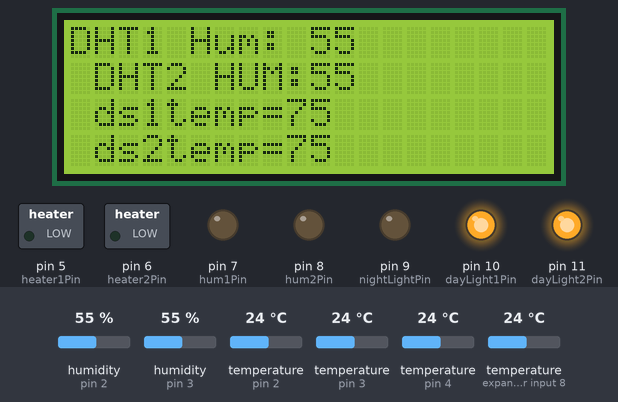
Bench run of a sketch on a simulated Arduino Uno, built with avr-gcc and run on an emulated ATmega328P. On the bench: 20×4 character LCD, switched loads named in the sketch (green lamp = pin HIGH), output pins drawn as LEDs (lit = HIGH). The test bench sets the inputs (shaded band); at power-on: humidity (sensors on pin 2, pin 3) 55 %, temperature (sensors on pin 4, expander input 8, pin 2, pin 3) 24 °C. The local clock reads 2024-03-15 10:24:30 at power-on unless the sketch sets it.

Above: at 22.2 s.
22.3 s: humidity (sensor on pin 2) set to 22 %
At 31.8 s:
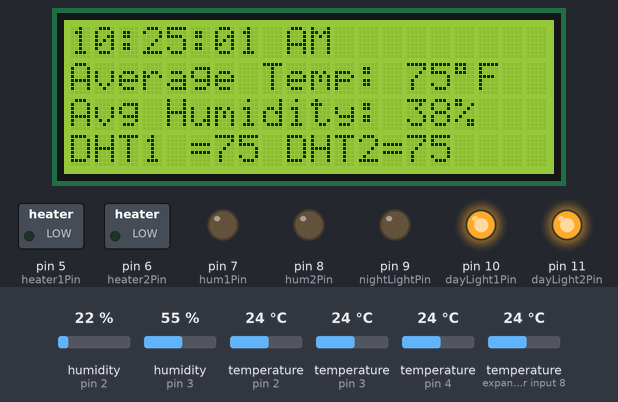
37.7 s: humidity (sensor on pin 3) set to 22 %
At 47.6 s:
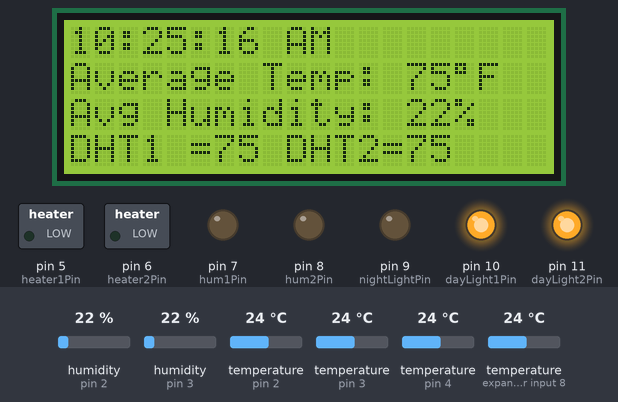
53.0 s: temperature (sensor on pin 4) set to 12 °C
At 62.3 s:
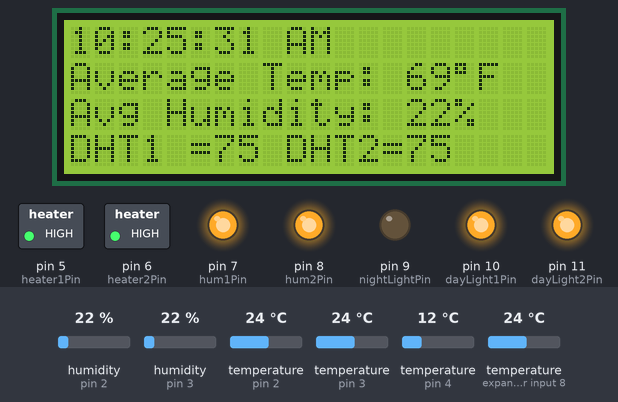
73.5 s: temperature (sensor on expander input 8) set to 12 °C
At 83.6 s:
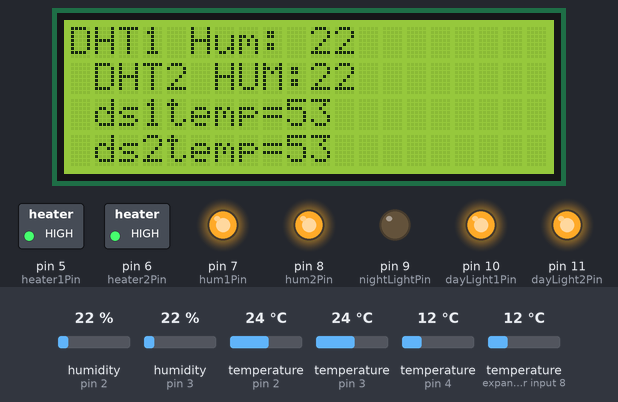
Timing chart, 0 to 84.8 s (numbered marks = the images above; inputs shaded):
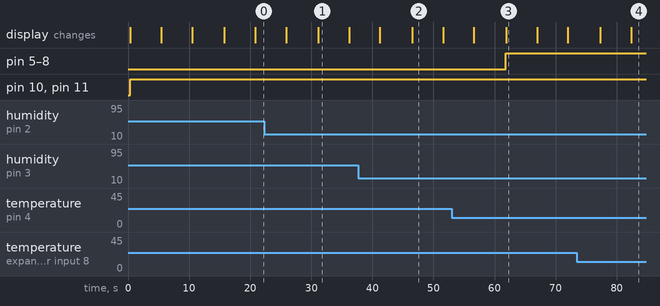

The sketch:

Mos_Tank_V2.ino
```cpp
#include <DS3232RTC.h>
#include <OneWire.h>
#include <DallasTemperature.h>
#include <Wire.h>
#include <LCD.h>
#include <LiquidCrystal_I2C.h>
#include <TimeLib.h>
#include "DHT.h"


#define DHT1PIN 2
#define DHT2PIN 3
#define DHT1TYPE DHT22
#define DHT2TYPE DHT22
#define DS3231_I2C_ADDRESS 0x68
#define ONE_WIRE_BUS 4
#define I2C_ADDR    0x27
#define BACKLIGHT_PIN  3
#define En_pin  2
#define Rw_pin  1
#define Rs_pin  0
#define D4_pin  4
#define D5_pin  5
#define D6_pin  6
#define D7_pin  7

#define  LED_OFF  0
#define  LED_ON  1

////////////DS18 stuff
//VCC-BL/WH
//gnd-BL
//data-brn
OneWire oneWire(ONE_WIRE_BUS);
DallasTemperature sensors(&oneWire);
DeviceAddress Probe01 = { 0x28, 0xFF, 0x42, 0x37, 0x63, 0x16, 0x03, 0x09 }; //The DS18B20 address
DeviceAddress Probe02 = { 0x28, 0xFF, 0x13, 0xDC, 0x61, 0x16, 0x03, 0xC3 };
// Start the LCD display library
LiquidCrystal_I2C  lcd(I2C_ADDR,En_pin,Rw_pin,Rs_pin,D4_pin,D5_pin,D6_pin,D7_pin, BACKLIGHT_PIN, POSITIVE);

/////DS3231 Stuff

/////DHT11 Stuff
//VCC-GR/WH
//GND-GR
//DAT-BR
DHT dht1(DHT1PIN, DHT1TYPE);
DHT dht2(DHT2PIN, DHT2TYPE);


//////Other Stuff
//digital pins
const byte heater1Pin = 5; //heater 1
const byte heater2Pin = 6; //heater 2
const byte hum1Pin = 7; //humdity 1
const byte hum2Pin = 8; //humidty 2
const byte nightLightPin = 9; //night light
const byte dayLight1Pin = 10; //day light 1
const byte dayLight2Pin = 11; //day light 2

//timers
const int Day1_On_Hour = 7;
const int Day1_On_Minute = 1;
const int Day1_Off_Hour = 21;
const int Day1_Off_Minute = 2;
const int Day2_On_Hour = 7;
const int Day2_On_Minute = 30;
const int Day2_Off_Hour = 20;
const int Day2_Off_Minute = 30;
const int Night_On_Hour = 21;
const int Night_On_Minute = 30;

const float Day1_On_Hour_Minute = hourMinuteToHour(Day1_On_Hour, Day1_On_Minute);
const float Day1_Off_Hour_Minute = hourMinuteToHour(Day1_Off_Hour, Day1_Off_Minute);
const float Day2_On_Hour_Minute = hourMinuteToHour(Day2_On_Hour, Day2_On_Minute);
const float Day2_Off_Hour_Minute = hourMinuteToHour(Day2_Off_Hour, Day2_Off_Minute);
const float Night_On_Hour_Minute = hourMinuteToHour(Night_On_Hour, Night_On_Minute);
float currentHourMinute;

//temp settings
byte tempSetting = 70;
byte humSetting = 70;
byte dayTempSetting = 95;
byte nightTempSetting= 80;
byte dayHumSetting = 75;
byte nightHumSetting = 70;
byte maxTempSetting = 110;
byte myHour, mySecond, myMinute;

int temptemp, ds1temp, ds2temp, dhttemp1, dhttemp2, dhthum1, dhthum2, m;

unsigned long currentMillis, previousMillisTemp, previousMillisHumidity, previousMillisDisplay;
const unsigned int minCycleTime = 120000;
const unsigned int displayCycleTime = 120000;
float avgHum, avgTemp;

bool clockOk=true;
bool dl1, dl2, nl1, h1, h2, hum1, hum2;

float hourMinuteToHour(int hour, int minute){
  return hour + minute/60.0f;
}

byte decToBcd(byte val)
{
  return( (val/16*10) + (val%16) );
};

byte bcdToDec(byte val)
{
  return( (val/16*10) + (val%16) );
}

void setup()   /****** SETUP: RUNS ONCE ******/
{
//------- Initialize the Temperature measurement library--------------
  sensors.begin();
  // set the resolution to 10 bit (Can be 9 to 12 bits .. lower is faster)
  sensors.setResolution(Probe01, 10);
  sensors.setResolution(Probe02, 10);


//---------------- Initialize the lcd ------------------
  lcd.begin (20,4);  // 20 characters, 4 lines
  lcd.setBacklightPin(BACKLIGHT_PIN,POSITIVE);
  lcd.setBacklight(HIGH);
  lcd.home ();
  // Switch on the backlight
 // lcd.setBacklightPin(BACKLIGHT_PIN,NEGATIVE);
 // lcd.setBacklight(LED_ON);

  //sync with RTC
  setSyncProvider(RTC.get);
  if(timeStatus() != timeSet)
    lcd.println("Unable to sync with the RTC");
   else
     lcd.println("RTC has set the system time");


  dht1.begin();
  dht2.begin();
  pinMode (heater1Pin, OUTPUT);
  pinMode (heater2Pin, OUTPUT);
  pinMode (hum1Pin, OUTPUT);
  pinMode (hum2Pin, OUTPUT);
  pinMode (nightLightPin, OUTPUT);
  pinMode (dayLight1Pin, OUTPUT);
  pinMode (dayLight2Pin, OUTPUT);
  Serial.begin(115200);
}//--(end setup )---


void loop()   /****** LOOP: RUNS CONSTANTLY ******/
{

  currentMillis = millis();
  sensors.requestTemperatures(); // Send the command to get temperatures
  ds1temp = getTemp(Probe01);
  ds2temp = getTemp(Probe02);
  readDHT();
  heaterControl();
  humidityControl();
  day1LightControl();
  day2LightControl();
  nightLightControl();
  displayStuff();
  picontrol();
}//--(end main loop )---


int getTemp(DeviceAddress deviceAddress)
{

  int tempC = sensors.getTempC(deviceAddress);

   if (tempC == -127.00) // Measurement failed or no device found
   {
    lcd.print("Temperature Error");
   }
   else
   {
   temptemp = DallasTemperature::toFahrenheit(tempC); // Convert to F
   }
   return temptemp;
}


void readDHT(){
   // Reading temperature or humidity takes about 250 milliseconds!
    // Sensor readings may also be up to 2 seconds 'old' (its a very slow sensor)
    int h1 = dht1.readHumidity();
    int t1 = dht1.readTemperature();
    int h2 = dht2.readHumidity();
    int t2 = dht2.readTemperature();
    // check if returns are valid, if they are NaN (not a number) then something went wrong!
    if (isnan(t1) || isnan(h1))
      {
        lcd.print("Failed to read from DHT #1");
      }
    else{
      dhttemp1 = DallasTemperature::toFahrenheit(t1);
      dhthum1 = h1;
    }

     if (isnan(t2) || isnan(h2))
     {
       lcd.println("Failed to read from DHT #2");
     }
     else
     {
       dhttemp2 = DallasTemperature::toFahrenheit(t2);
       dhthum2 = h2;
       }
}

void heaterControl(){
    avgTemp = ((ds1temp + ds2temp + dhttemp1 + dhttemp2)/4);

    if(currentMillis - previousMillisTemp >= minCycleTime){
      if (avgTemp < tempSetting){
        digitalWrite(heater1Pin, HIGH);
        digitalWrite(heater2Pin, HIGH);
        previousMillisTemp = currentMillis;
      }
      else if (avgTemp >= tempSetting){
        digitalWrite(heater1Pin, HIGH);
        digitalWrite(heater2Pin, LOW);
        previousMillisTemp = currentMillis;
      }
      else if (avgTemp >= maxTempSetting){
        digitalWrite(heater1Pin, LOW);
        digitalWrite(heater2Pin, LOW);
        previousMillisTemp = currentMillis;
      }
      else{
        return;
      }
    }
  }

  void humidityControl(){
    avgHum = ((dhthum1 + dhthum2)/2);

    if (currentMillis - previousMillisHumidity >= minCycleTime){
      if( avgHum <= humSetting){
        digitalWrite(hum1Pin, HIGH);
        digitalWrite(hum2Pin, HIGH);
        previousMillisHumidity = currentMillis;
      }
      else if (avgHum > humSetting){
        digitalWrite(hum1Pin, LOW);
        digitalWrite(hum2Pin, LOW);
        previousMillisHumidity = currentMillis;
      }
      else{
        return;
      }
    }
  }

  void displayStuff(){
    lcd.clear();  // Reset the display
    //lcd.home();
    //lcd.backlight();  //Backlight ON if under program control
    lcd.setCursor(0,0);
    checkHour();
    checkDigits(myHour);
    lcd.print(":");
    checkDigits(minute());
    lcd.print(":");
    checkDigits(second());
    lcd.print(" ");
    checkAMPM();
    lcd.setCursor(0,1);
    lcd.print("Average Temp: ");
    lcd.print(avgTemp, 0);
    lcd.print(char(223));
    lcd.print("F ");
    lcd.setCursor(0,2);
    lcd.print("Avg Humidity: ");
    lcd.print(avgHum, 0);
    lcd.print("%");
    lcd.setCursor(0,3);
    lcd.print("DHT1 =");
    lcd.print(dhttemp1);
    lcd.print(" DHT2=");
    lcd.print(dhttemp2);
    delay(5000);
    lcd.clear();
    lcd.setCursor(0,0);
    lcd.print("DHT1 Hum: ");
    lcd.print(dhthum1);
    lcd.setCursor(0,1);
    lcd.print(" DHT2 HUM:");
    lcd.print(dhthum2);
    lcd.setCursor(0,2);
    lcd.print(" ds1temp=");
    lcd.print(ds1temp);
    lcd.setCursor(0,3);
    lcd.print(" ds2temp=");
    lcd.print(ds2temp);
    delay(5000);
    lcd.clear();
    lcd.setCursor(0,0);
    lcd.print("Temp Setting: ");
    lcd.print(tempSetting);
    lcd.setCursor(0,1);
    lcd.print("Hum Setting: ");
    lcd.print(humSetting);
    delay(5000);
  }

  void displaystuff2(){
    Serial.print(dhttemp1);
    Serial.print(" , ");
    Serial.print(dhttemp2);
    Serial.print(" , ");
    Serial.print(dhthum1);
    Serial.print(" , ");
    Serial.print(dhthum2);
    Serial.print(" , ");
    Serial.print(ds1temp);
    Serial.print(" , ");
    Serial.print(ds2temp);
    Serial.print(" , ");
    Serial.print(tempSetting);
    Serial.print(" , ");
Serial.println(humSetting);
  }

 void checkHour(){
   if(hour() <= 12){
     myHour = hour();
   }
   else{
     myHour = hour()-12;
   }
 }

 int checkDigits(int digits){
   if(digits < 10){
     lcd.print('0');
   }
     lcd.print(digits);
   }

  void checkAMPM(){
    if(hour() <= 12){
      lcd.print("AM");
    }
    else{
      lcd.print("PM");
    }
  }


 void day1LightControl(){
   float currentHourMinute = hour() + minute()/60.0f;
   //day lights
   if(currentHourMinute >= Day1_On_Hour_Minute && currentHourMinute < Day1_Off_Hour_Minute){
     humSetting = dayHumSetting;
     tempSetting = dayTempSetting;
     digitalWrite(dayLight1Pin, HIGH);
     digitalWrite(nightLightPin, LOW);
   }
   else {
     digitalWrite(dayLight1Pin, LOW);
   }
 }
 void day2LightControl(){
   currentHourMinute = hour()+ minute()/60.0f;
   if(currentHourMinute >= Day2_On_Hour_Minute && currentHourMinute < Day2_Off_Hour_Minute){
     digitalWrite(dayLight2Pin, HIGH);
   }
   else {
     digitalWrite(dayLight2Pin, LOW);
   }
 }

 void nightLightControl(){
   currentHourMinute = hour() + minute()/60.0f;
   if(currentHourMinute >= Night_On_Hour_Minute){
   digitalWrite(nightLightPin, HIGH);
   humSetting = nightHumSetting;
   tempSetting = nightTempSetting;
   }
 }

 void picontrol(){
  String piString;
  int cmd = 0, set = 0, tempSettingtemp = 0, tempSettingtemp1 = 0, humSettingtemp = 0, humSettingtemp1 = 0;

  while (Serial.available()){
    delay(10);
    while (Serial.available() > 0){
      char c = Serial.read();
      piString += c;
    }
  if (piString.length() > 0){
    char carray[8];
    piString.toCharArray(carray, 8);
    cmd = carray[1] - 48;
    set = carray[2] - 48;
    tempSettingtemp = (carray[3] - 48) * 10;
    tempSettingtemp1 = carray[4] - 48;
    humSettingtemp = (carray[3] - 48) * 10;
    humSettingtemp1 = carray[4] - 48;
    delay(250);
    piString = "";
  }
  }

  if (cmd == 1) {
    displayStuff();
  }

  if (cmd == 2){

    if(set ==  1){
     tempSetting = tempSettingtemp + tempSettingtemp1;
     displayStuff();
   }

   if (set == 2){
    humSetting = humSettingtemp + humSettingtemp1;
    displayStuff();
   }
  }
}
```

Measured:
- what the display in image 1 shows lasts 5.0 s, from 31.2 s to 36.2 s
